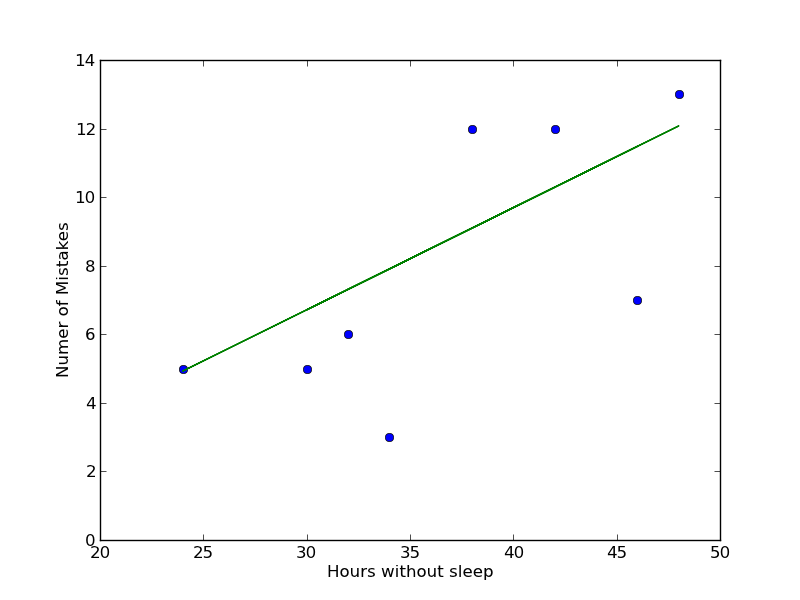

Here is the Python script that generated this plot:
import pylab
from scipy import stats

# our data
nosleep = [ 32, 38, 48, 24, 46, 35, 30, 34, 42 ]
mistakes = [ 6, 12, 13, 5, 7, 15, 5, 3, 12 ]

# calculate the regression equation
m, b, r, p, std_err = stats.linregress( nosleep, mistakes )
fit = pylab.polyfit( nosleep, mistakes, 1 )
fit_fn = pylab.poly1d( fit )

# plot scatter and regression line
pylab.plot( nosleep, mistakes, 'o', nosleep, fit_fn ( nosleep) )

# add the (written) equation to the plot
equation = "y' = %.3f x %+.3f" % ( m, b )
#pylab.figtext( 0.5, 0.4, equation )

# adjust the graph's details
pylab.xlabel("Hours without sleep")
pylab.ylabel("Numer of Mistakes")
pylab.xlim([20,50])
pylab.ylim([0,14]) 
pylab.show()
